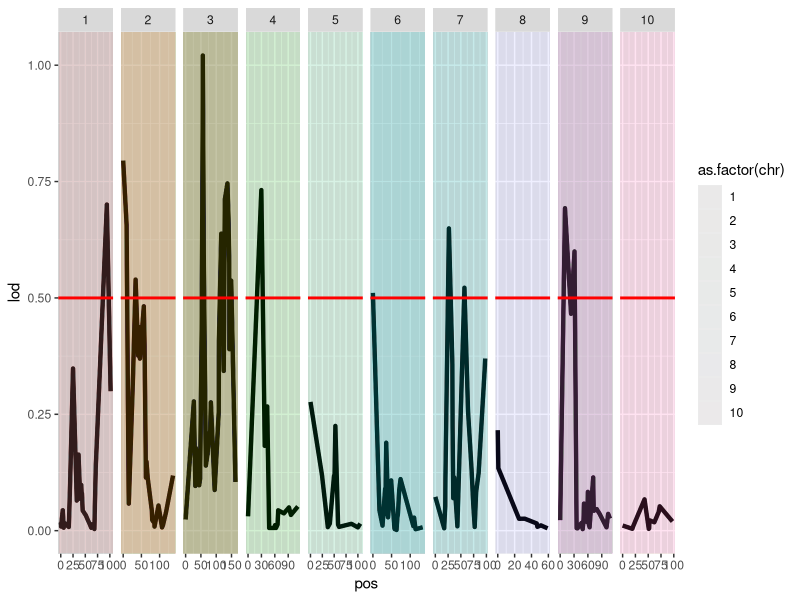

Generate this figure with R:
# root_qtl.R

# pick a threshold for the log scores
library(ggplot2)

setwd("~/Desktop/Lab/Maloof Lab/QTL_Visualization/")

qtl <- read.csv("chr_pos_lod_name.csv")

ggplot(qtl, aes(pos, lod)) +
  geom_line(size = 1.5) +
  facet_grid(. ~ chr, scales = "free_x") + 
  geom_rect(aes(fill = as.factor(chr)),xmin = -Inf,xmax = Inf, ymin = -Inf,ymax = Inf,alpha = 0.01) +
  geom_hline(yintercept = 0.50, color = "red", size = 1)
